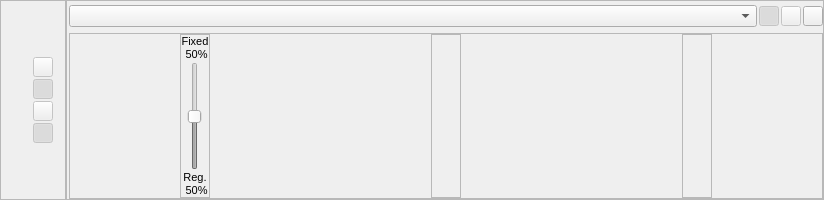
      <widget class="QFrame" name="registered_vol_main_frame">
       <property name="sizePolicy">
        <sizepolicy hsizetype="Preferred" vsizetype="Expanding">
         <horstretch>0</horstretch>
         <verstretch>0</verstretch>
        </sizepolicy>
       </property>
       <property name="minimumSize">
        <size>
         <width>0</width>
         <height>200</height>
        </size>
       </property>
       <property name="frameShape">
        <enum>QFrame::StyledPanel</enum>
       </property>
       <property name="frameShadow">
        <enum>QFrame::Sunken</enum>
       </property>
       <layout class="QGridLayout" name="gridLayout_4" rowstretch="0,2" columnstretch="0,0,0,2">
        <property name="leftMargin">
         <number>0</number>
        </property>
        <property name="topMargin">
         <number>0</number>
        </property>
        <property name="rightMargin">
         <number>0</number>
        </property>
        <property name="bottomMargin">
         <number>0</number>
        </property>
        <property name="spacing">
         <number>2</number>
        </property>
        <item row="0" column="0" rowspan="2">
         <widget class="QFrame" name="registered_label_frame">
          <property name="sizePolicy">
           <sizepolicy hsizetype="Fixed" vsizetype="Preferred">
            <horstretch>0</horstretch>
            <verstretch>0</verstretch>
           </sizepolicy>
          </property>
          <property name="minimumSize">
           <size>
            <width>30</width>
            <height>0</height>
           </size>
          </property>
          <property name="maximumSize">
           <size>
            <width>30</width>
            <height>16777215</height>
           </size>
          </property>
          <layout class="QVBoxLayout" name="verticalLayout_15">
           <property name="spacing">
            <number>0</number>
           </property>
           <property name="leftMargin">
            <number>2</number>
           </property>
           <property name="rightMargin">
            <number>2</number>
           </property>
          </layout>
         </widget>
        </item>
        <item row="0" column="1" rowspan="2">
         <widget class="QFrame" name="reg_tools_frame">
          <property name="sizePolicy">
           <sizepolicy hsizetype="Fixed" vsizetype="Preferred">
            <horstretch>0</horstretch>
            <verstretch>0</verstretch>
           </sizepolicy>
          </property>
          <property name="minimumSize">
           <size>
            <width>30</width>
            <height>0</height>
           </size>
          </property>
          <property name="maximumSize">
           <size>
            <width>30</width>
            <height>16777215</height>
           </size>
          </property>
          <layout class="QVBoxLayout" name="verticalLayout_4">
           <property name="spacing">
            <number>2</number>
           </property>
           <property name="leftMargin">
            <number>0</number>
           </property>
           <property name="topMargin">
            <number>0</number>
           </property>
           <property name="rightMargin">
            <number>2</number>
           </property>
           <property name="bottomMargin">
            <number>0</number>
           </property>
           <item>
            <spacer name="verticalSpacer_6">
             <property name="orientation">
              <enum>Qt::Vertical</enum>
             </property>
             <property name="sizeHint" stdset="0">
              <size>
               <width>20</width>
               <height>40</height>
              </size>
             </property>
            </spacer>
           </item>
           <item>
            <widget class="QPushButton" name="registered_home_button">
             <property name="enabled">
              <bool>false</bool>
             </property>
             <property name="sizePolicy">
              <sizepolicy hsizetype="Fixed" vsizetype="Fixed">
               <horstretch>0</horstretch>
               <verstretch>0</verstretch>
              </sizepolicy>
             </property>
             <property name="minimumSize">
              <size>
               <width>20</width>
               <height>20</height>
              </size>
             </property>
             <property name="maximumSize">
              <size>
               <width>20</width>
               <height>20</height>
              </size>
             </property>
             <property name="font">
              <font>
               <family>Segoe UI</family>
               <pointsize>9</pointsize>
              </font>
             </property>
             <property name="toolTip">
              <string>Reset all viewports to initial extent&quot;</string>
             </property>
             <property name="text">
              <string/>
             </property>
            </widget>
           </item>
           <item>
            <widget class="QPushButton" name="registered_link_button">
             <property name="enabled">
              <bool>false</bool>
             </property>
             <property name="sizePolicy">
              <sizepolicy hsizetype="Fixed" vsizetype="Fixed">
               <horstretch>0</horstretch>
               <verstretch>0</verstretch>
              </sizepolicy>
             </property>
             <property name="minimumSize">
              <size>
               <width>20</width>
               <height>20</height>
              </size>
             </property>
             <property name="maximumSize">
              <size>
               <width>20</width>
               <height>20</height>
              </size>
             </property>
             <property name="font">
              <font>
               <family>Segoe UI</family>
               <pointsize>9</pointsize>
              </font>
             </property>
             <property name="toolTip">
              <string>Unlink zooming in all viewports</string>
             </property>
             <property name="text">
              <string/>
             </property>
             <property name="checkable">
              <bool>true</bool>
             </property>
             <property name="checked">
              <bool>true</bool>
             </property>
            </widget>
           </item>
           <item>
            <widget class="QPushButton" name="registered_disp_show_button">
             <property name="enabled">
              <bool>false</bool>
             </property>
             <property name="sizePolicy">
              <sizepolicy hsizetype="Fixed" vsizetype="Fixed">
               <horstretch>0</horstretch>
               <verstretch>0</verstretch>
              </sizepolicy>
             </property>
             <property name="minimumSize">
              <size>
               <width>20</width>
               <height>20</height>
              </size>
             </property>
             <property name="maximumSize">
              <size>
               <width>20</width>
               <height>20</height>
              </size>
             </property>
             <property name="font">
              <font>
               <family>Segoe UI</family>
               <pointsize>9</pointsize>
              </font>
             </property>
             <property name="toolTip">
              <string>Show display settings panel</string>
             </property>
             <property name="text">
              <string/>
             </property>
             <property name="shortcut">
              <string>Ctrl+D</string>
             </property>
             <property name="checkable">
              <bool>true</bool>
             </property>
            </widget>
           </item>
           <item>
            <widget class="QPushButton" name="reg_slice_guides_button">
             <property name="enabled">
              <bool>false</bool>
             </property>
             <property name="sizePolicy">
              <sizepolicy hsizetype="Fixed" vsizetype="Fixed">
               <horstretch>0</horstretch>
               <verstretch>0</verstretch>
              </sizepolicy>
             </property>
             <property name="minimumSize">
              <size>
               <width>20</width>
               <height>20</height>
              </size>
             </property>
             <property name="maximumSize">
              <size>
               <width>20</width>
               <height>20</height>
              </size>
             </property>
             <property name="font">
              <font>
               <family>Segoe UI</family>
               <pointsize>9</pointsize>
              </font>
             </property>
             <property name="toolTip">
              <string>Show slice intersection lines</string>
             </property>
             <property name="text">
              <string/>
             </property>
             <property name="checkable">
              <bool>true</bool>
             </property>
             <property name="checked">
              <bool>true</bool>
             </property>
            </widget>
           </item>
           <item>
            <spacer name="verticalSpacer_3">
             <property name="font">
              <font>
               <family>Segoe UI</family>
               <pointsize>9</pointsize>
              </font>
             </property>
             <property name="orientation">
              <enum>Qt::Vertical</enum>
             </property>
             <property name="sizeType">
              <enum>QSizePolicy::Expanding</enum>
             </property>
             <property name="sizeHint" stdset="0">
              <size>
               <width>20</width>
               <height>40</height>
              </size>
             </property>
            </spacer>
           </item>
          </layout>
         </widget>
        </item>
        <item row="0" column="2" rowspan="2">
         <widget class="QFrame" name="reg_display_settings_frame">
          <property name="sizePolicy">
           <sizepolicy hsizetype="Preferred" vsizetype="Preferred">
            <horstretch>0</horstretch>
            <verstretch>0</verstretch>
           </sizepolicy>
          </property>
          <property name="maximumSize">
           <size>
            <width>16777215</width>
            <height>16777215</height>
           </size>
          </property>
          <property name="frameShape">
           <enum>QFrame::StyledPanel</enum>
          </property>
          <property name="frameShadow">
           <enum>QFrame::Raised</enum>
          </property>
          <layout class="QVBoxLayout" name="verticalLayout_5">
           <property name="spacing">
            <number>0</number>
           </property>
           <property name="leftMargin">
            <number>0</number>
           </property>
           <property name="topMargin">
            <number>0</number>
           </property>
           <property name="rightMargin">
            <number>0</number>
           </property>
           <property name="bottomMargin">
            <number>0</number>
           </property>
          </layout>
         </widget>
        </item>
        <item row="0" column="3">
         <widget class="QFrame" name="registered_selection_frame">
          <property name="sizePolicy">
           <sizepolicy hsizetype="Preferred" vsizetype="Fixed">
            <horstretch>0</horstretch>
            <verstretch>0</verstretch>
           </sizepolicy>
          </property>
          <property name="minimumSize">
           <size>
            <width>0</width>
            <height>30</height>
           </size>
          </property>
          <property name="maximumSize">
           <size>
            <width>16777215</width>
            <height>30</height>
           </size>
          </property>
          <layout class="QHBoxLayout" name="registered_image_selection_layout">
           <property name="spacing">
            <number>2</number>
           </property>
           <property name="leftMargin">
            <number>0</number>
           </property>
           <property name="topMargin">
            <number>0</number>
           </property>
           <property name="rightMargin">
            <number>0</number>
           </property>
           <property name="bottomMargin">
            <number>0</number>
           </property>
           <item>
            <widget class="QComboBox" name="current_registered_combo">
             <property name="minimumSize">
              <size>
               <width>0</width>
               <height>22</height>
              </size>
             </property>
             <property name="maximumSize">
              <size>
               <width>16777215</width>
               <height>22</height>
              </size>
             </property>
             <property name="font">
              <font>
               <family>Segoe UI</family>
               <pointsize>8</pointsize>
              </font>
             </property>
            </widget>
           </item>
           <item>
            <widget class="QPushButton" name="show_hide_reg_button">
             <property name="enabled">
              <bool>false</bool>
             </property>
             <property name="sizePolicy">
              <sizepolicy hsizetype="Fixed" vsizetype="Fixed">
               <horstretch>0</horstretch>
               <verstretch>0</verstretch>
              </sizepolicy>
             </property>
             <property name="minimumSize">
              <size>
               <width>20</width>
               <height>20</height>
              </size>
             </property>
             <property name="maximumSize">
              <size>
               <width>20</width>
               <height>20</height>
              </size>
             </property>
             <property name="toolTip">
              <string>Show/Hide Image</string>
             </property>
             <property name="text">
              <string/>
             </property>
             <property name="checkable">
              <bool>true</bool>
             </property>
             <property name="checked">
              <bool>true</bool>
             </property>
            </widget>
           </item>
           <item>
            <widget class="QPushButton" name="close_registered_button">
             <property name="enabled">
              <bool>false</bool>
             </property>
             <property name="sizePolicy">
              <sizepolicy hsizetype="Fixed" vsizetype="Fixed">
               <horstretch>0</horstretch>
               <verstretch>0</verstretch>
              </sizepolicy>
             </property>
             <property name="minimumSize">
              <size>
               <width>20</width>
               <height>20</height>
              </size>
             </property>
             <property name="maximumSize">
              <size>
               <width>20</width>
               <height>20</height>
              </size>
             </property>
             <property name="text">
              <string/>
             </property>
            </widget>
           </item>
           <item>
            <widget class="QPushButton" name="expand_window_button">
             <property name="sizePolicy">
              <sizepolicy hsizetype="Fixed" vsizetype="Fixed">
               <horstretch>0</horstretch>
               <verstretch>0</verstretch>
              </sizepolicy>
             </property>
             <property name="minimumSize">
              <size>
               <width>20</width>
               <height>20</height>
              </size>
             </property>
             <property name="maximumSize">
              <size>
               <width>20</width>
               <height>20</height>
              </size>
             </property>
             <property name="font">
              <font>
               <family>Segoe UI</family>
               <pointsize>9</pointsize>
               <weight>75</weight>
               <bold>true</bold>
              </font>
             </property>
             <property name="toolTip">
              <string>Undock</string>
             </property>
             <property name="text">
              <string/>
             </property>
            </widget>
           </item>
          </layout>
         </widget>
        </item>
        <item row="1" column="3">
         <widget class="QSplitter" name="registered_splitter">
          <property name="orientation">
           <enum>Qt::Horizontal</enum>
          </property>
          <widget class="QFrame" name="reg_vps_frame">
           <property name="frameShape">
            <enum>QFrame::StyledPanel</enum>
           </property>
           <property name="frameShadow">
            <enum>QFrame::Raised</enum>
           </property>
           <layout class="QHBoxLayout" name="horizontalLayout_3">
            <property name="spacing">
             <number>1</number>
            </property>
            <property name="leftMargin">
             <number>0</number>
            </property>
            <property name="topMargin">
             <number>0</number>
            </property>
            <property name="rightMargin">
             <number>0</number>
            </property>
            <property name="bottomMargin">
             <number>0</number>
            </property>
            <item>
             <widget class="QFrame" name="reg_vp_frame_0">
              <property name="sizePolicy">
               <sizepolicy hsizetype="Expanding" vsizetype="Preferred">
                <horstretch>0</horstretch>
                <verstretch>0</verstretch>
               </sizepolicy>
              </property>
              <property name="minimumSize">
               <size>
                <width>250</width>
                <height>0</height>
               </size>
              </property>
              <layout class="QHBoxLayout" name="horizontalLayout_9">
               <property name="spacing">
                <number>2</number>
               </property>
               <property name="leftMargin">
                <number>0</number>
               </property>
               <property name="topMargin">
                <number>0</number>
               </property>
               <property name="rightMargin">
                <number>0</number>
               </property>
               <property name="bottomMargin">
                <number>0</number>
               </property>
               <item>
                <widget class="QFrame" name="reg_alpha_slider_frame_0">
                 <property name="sizePolicy">
                  <sizepolicy hsizetype="Fixed" vsizetype="Preferred">
                   <horstretch>0</horstretch>
                   <verstretch>0</verstretch>
                  </sizepolicy>
                 </property>
                 <property name="minimumSize">
                  <size>
                   <width>30</width>
                   <height>0</height>
                  </size>
                 </property>
                 <property name="maximumSize">
                  <size>
                   <width>30</width>
                   <height>16777215</height>
                  </size>
                 </property>
                 <property name="frameShape">
                  <enum>QFrame::StyledPanel</enum>
                 </property>
                 <property name="frameShadow">
                  <enum>QFrame::Raised</enum>
                 </property>
                 <layout class="QVBoxLayout" name="verticalLayout_12" stretch="0,1,0">
                  <property name="spacing">
                   <number>1</number>
                  </property>
                  <property name="leftMargin">
                   <number>0</number>
                  </property>
                  <property name="topMargin">
                   <number>0</number>
                  </property>
                  <property name="rightMargin">
                   <number>0</number>
                  </property>
                  <property name="bottomMargin">
                   <number>0</number>
                  </property>
                  <item>
                   <widget class="QLabel" name="reg_fix_label_0">
                    <property name="font">
                     <font>
                      <family>Segoe UI</family>
                      <pointsize>8</pointsize>
                     </font>
                    </property>
                    <property name="text">
                     <string>Fixed
 50%</string>
                    </property>
                    <property name="alignment">
                     <set>Qt::AlignCenter</set>
                    </property>
                   </widget>
                  </item>
                  <item alignment="Qt::AlignHCenter">
                   <widget class="QSlider" name="reg_alpha_slider">
                    <property name="enabled">
                     <bool>false</bool>
                    </property>
                    <property name="font">
                     <font>
                      <family>Segoe UI</family>
                      <pointsize>8</pointsize>
                     </font>
                    </property>
                    <property name="maximum">
                     <number>100</number>
                    </property>
                    <property name="value">
                     <number>50</number>
                    </property>
                    <property name="orientation">
                     <enum>Qt::Vertical</enum>
                    </property>
                   </widget>
                  </item>
                  <item>
                   <widget class="QLabel" name="reg_reg_label_0">
                    <property name="font">
                     <font>
                      <family>Segoe UI</family>
                      <pointsize>8</pointsize>
                     </font>
                    </property>
                    <property name="text">
                     <string>Reg.
 50%</string>
                    </property>
                    <property name="alignment">
                     <set>Qt::AlignCenter</set>
                    </property>
                   </widget>
                  </item>
                 </layout>
                </widget>
               </item>
              </layout>
             </widget>
            </item>
            <item>
             <widget class="QFrame" name="reg_vp_frame_1">
              <property name="sizePolicy">
               <sizepolicy hsizetype="Expanding" vsizetype="Preferred">
                <horstretch>0</horstretch>
                <verstretch>0</verstretch>
               </sizepolicy>
              </property>
              <property name="minimumSize">
               <size>
                <width>250</width>
                <height>0</height>
               </size>
              </property>
              <layout class="QHBoxLayout" name="horizontalLayout_11">
               <property name="spacing">
                <number>2</number>
               </property>
               <property name="leftMargin">
                <number>0</number>
               </property>
               <property name="topMargin">
                <number>0</number>
               </property>
               <property name="rightMargin">
                <number>0</number>
               </property>
               <property name="bottomMargin">
                <number>0</number>
               </property>
               <item>
                <widget class="QFrame" name="reg_alpha_slider_frame_1">
                 <property name="sizePolicy">
                  <sizepolicy hsizetype="Fixed" vsizetype="Preferred">
                   <horstretch>0</horstretch>
                   <verstretch>0</verstretch>
                  </sizepolicy>
                 </property>
                 <property name="minimumSize">
                  <size>
                   <width>30</width>
                   <height>0</height>
                  </size>
                 </property>
                 <property name="maximumSize">
                  <size>
                   <width>30</width>
                   <height>16777215</height>
                  </size>
                 </property>
                 <property name="frameShape">
                  <enum>QFrame::StyledPanel</enum>
                 </property>
                 <property name="frameShadow">
                  <enum>QFrame::Raised</enum>
                 </property>
                 <layout class="QVBoxLayout" name="verticalLayout_13">
                  <property name="spacing">
                   <number>1</number>
                  </property>
                  <property name="leftMargin">
                   <number>0</number>
                  </property>
                  <property name="topMargin">
                   <number>0</number>
                  </property>
                  <property name="rightMargin">
                   <number>0</number>
                  </property>
                  <property name="bottomMargin">
                   <number>0</number>
                  </property>
                 </layout>
                </widget>
               </item>
              </layout>
             </widget>
            </item>
            <item>
             <widget class="QFrame" name="reg_vp_frame_2">
              <property name="sizePolicy">
               <sizepolicy hsizetype="Expanding" vsizetype="Preferred">
                <horstretch>0</horstretch>
                <verstretch>0</verstretch>
               </sizepolicy>
              </property>
              <property name="minimumSize">
               <size>
                <width>250</width>
                <height>0</height>
               </size>
              </property>
              <property name="font">
               <font>
                <family>Segoe UI</family>
                <pointsize>8</pointsize>
               </font>
              </property>
              <layout class="QHBoxLayout" name="horizontalLayout_14">
               <property name="spacing">
                <number>2</number>
               </property>
               <property name="leftMargin">
                <number>0</number>
               </property>
               <property name="topMargin">
                <number>0</number>
               </property>
               <property name="rightMargin">
                <number>0</number>
               </property>
               <property name="bottomMargin">
                <number>0</number>
               </property>
               <item>
                <widget class="QFrame" name="reg_alpha_slider_frame_2">
                 <property name="sizePolicy">
                  <sizepolicy hsizetype="Fixed" vsizetype="Preferred">
                   <horstretch>0</horstretch>
                   <verstretch>0</verstretch>
                  </sizepolicy>
                 </property>
                 <property name="minimumSize">
                  <size>
                   <width>30</width>
                   <height>0</height>
                  </size>
                 </property>
                 <property name="maximumSize">
                  <size>
                   <width>30</width>
                   <height>16777215</height>
                  </size>
                 </property>
                 <property name="frameShape">
                  <enum>QFrame::StyledPanel</enum>
                 </property>
                 <property name="frameShadow">
                  <enum>QFrame::Raised</enum>
                 </property>
                 <layout class="QVBoxLayout" name="verticalLayout_14">
                  <property name="spacing">
                   <number>1</number>
                  </property>
                  <property name="leftMargin">
                   <number>0</number>
                  </property>
                  <property name="topMargin">
                   <number>0</number>
                  </property>
                  <property name="rightMargin">
                   <number>0</number>
                  </property>
                  <property name="bottomMargin">
                   <number>0</number>
                  </property>
                 </layout>
                </widget>
               </item>
              </layout>
             </widget>
            </item>
           </layout>
          </widget>
         </widget>
        </item>
       </layout>
      </widget>
